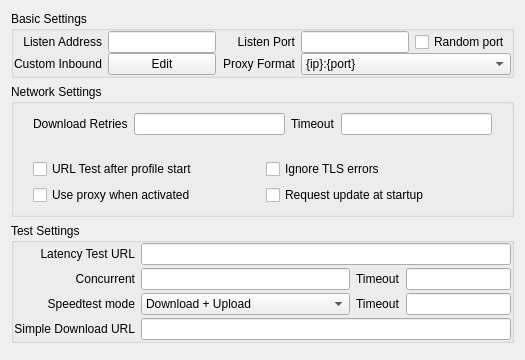
     <widget class="QWidget" name="tab_1">
      <attribute name="title">
       <string>Common</string>
      </attribute>
      <layout class="QVBoxLayout" name="verticalLayout_2">
       <item>
        <widget class="QGroupBox" name="groupBox_5">
         <property name="title">
          <string>Basic Settings</string>
         </property>
         <property name="flat">
          <bool>false</bool>
         </property>
         <layout class="QGridLayout" name="gridLayout_9">
          <property name="leftMargin">
           <number>0</number>
          </property>
          <property name="topMargin">
           <number>0</number>
          </property>
          <property name="rightMargin">
           <number>0</number>
          </property>
          <property name="bottomMargin">
           <number>0</number>
          </property>
          <property name="horizontalSpacing">
           <number>6</number>
          </property>
          <property name="verticalSpacing">
           <number>0</number>
          </property>
          <item row="1" column="4" colspan="2">
           <widget class="QComboBox" name="proxy_scheme">
            <item>
             <property name="text">
              <string notr="true">{ip}:{port}</string>
             </property>
            </item>
            <item>
             <property name="text">
              <string notr="true">http://{ip}:{port}</string>
             </property>
            </item>
            <item>
             <property name="text">
              <string notr="true">socks={ip}:{port}</string>
             </property>
            </item>
           </widget>
          </item>
          <item row="0" column="3">
           <widget class="QLabel" name="inbound_socks_port_l">
            <property name="toolTip">
             <string>&lt;html&gt;&lt;head/&gt;&lt;body&gt;&lt;p&gt;Socks
                                                                + HTTP Proxy&lt;/p&gt;&lt;/body&gt;&lt;/html&gt;
                                                            </string>
            </property>
            <property name="text">
             <string>Listen Port</string>
            </property>
            <property name="alignment">
             <set>Qt::AlignmentFlag::AlignRight|Qt::AlignmentFlag::AlignTrailing|Qt::AlignmentFlag::AlignVCenter</set>
            </property>
           </widget>
          </item>
          <item row="1" column="1" colspan="2">
           <widget class="QPushButton" name="custom_inbound_edit">
            <property name="text">
             <string>Edit</string>
            </property>
           </widget>
          </item>
          <item row="1" column="0">
           <widget class="QLabel" name="label_11">
            <property name="text">
             <string>Custom Inbound</string>
            </property>
            <property name="alignment">
             <set>Qt::AlignmentFlag::AlignRight|Qt::AlignmentFlag::AlignTrailing|Qt::AlignmentFlag::AlignVCenter</set>
            </property>
           </widget>
          </item>
          <item row="0" column="1" colspan="2">
           <widget class="QLineEdit" name="inbound_address"/>
          </item>
          <item row="0" column="5">
           <widget class="QCheckBox" name="random_inbound_port">
            <property name="toolTip">
             <string>&lt;html&gt;&lt;head/&gt;&lt;body&gt;&lt;p&gt;Selects a random available port on every run&lt;/p&gt;&lt;/body&gt;&lt;/html&gt;</string>
            </property>
            <property name="text">
             <string>Random port</string>
            </property>
           </widget>
          </item>
          <item row="1" column="3">
           <widget class="QLabel" name="proxy_scheme_l">
            <property name="text">
             <string>Proxy Format</string>
            </property>
            <property name="alignment">
             <set>Qt::AlignmentFlag::AlignRight|Qt::AlignmentFlag::AlignTrailing|Qt::AlignmentFlag::AlignVCenter</set>
            </property>
           </widget>
          </item>
          <item row="0" column="0">
           <widget class="QLabel" name="label">
            <property name="text">
             <string>Listen Address</string>
            </property>
            <property name="alignment">
             <set>Qt::AlignmentFlag::AlignRight|Qt::AlignmentFlag::AlignTrailing|Qt::AlignmentFlag::AlignVCenter</set>
            </property>
           </widget>
          </item>
          <item row="0" column="4">
           <widget class="QLineEdit" name="inbound_socks_port">
            <property name="sizePolicy">
             <sizepolicy hsizetype="Preferred" vsizetype="Fixed">
              <horstretch>0</horstretch>
              <verstretch>0</verstretch>
             </sizepolicy>
            </property>
           </widget>
          </item>
         </layout>
        </widget>
       </item>
       <item>
        <widget class="QGroupBox" name="groupBox_3">
         <property name="title">
          <string>Network Settings</string>
         </property>
         <property name="flat">
          <bool>false</bool>
         </property>
         <layout class="QGridLayout" name="gridLayout_13">
          <property name="leftMargin">
           <number>10</number>
          </property>
          <property name="topMargin">
           <number>0</number>
          </property>
          <property name="rightMargin">
           <number>10</number>
          </property>
          <property name="bottomMargin">
           <number>0</number>
          </property>
          <item row="0" column="0">
           <widget class="QWidget" name="widget_3" native="true">
            <property name="sizePolicy">
             <sizepolicy hsizetype="Preferred" vsizetype="Maximum">
              <horstretch>0</horstretch>
              <verstretch>0</verstretch>
             </sizepolicy>
            </property>
            <layout class="QHBoxLayout" name="horizontalLayout_14">
             <item>
              <widget class="QLabel" name="label_29">
               <property name="sizePolicy">
                <sizepolicy hsizetype="Maximum" vsizetype="Maximum">
                 <horstretch>0</horstretch>
                 <verstretch>0</verstretch>
                </sizepolicy>
               </property>
               <property name="text">
                <string>Download Retries</string>
               </property>
              </widget>
             </item>
             <item>
              <widget class="QLineEdit" name="download_retries">
               <property name="sizePolicy">
                <sizepolicy hsizetype="Minimum" vsizetype="Fixed">
                 <horstretch>0</horstretch>
                 <verstretch>0</verstretch>
                </sizepolicy>
               </property>
              </widget>
             </item>
             <item>
              <widget class="QLabel" name="label_30">
               <property name="sizePolicy">
                <sizepolicy hsizetype="Maximum" vsizetype="Maximum">
                 <horstretch>0</horstretch>
                 <verstretch>0</verstretch>
                </sizepolicy>
               </property>
               <property name="text">
                <string>Timeout</string>
               </property>
              </widget>
             </item>
             <item>
              <widget class="QLineEdit" name="download_timeout">
               <property name="sizePolicy">
                <sizepolicy hsizetype="Minimum" vsizetype="Fixed">
                 <horstretch>0</horstretch>
                 <verstretch>0</verstretch>
                </sizepolicy>
               </property>
              </widget>
             </item>
            </layout>
           </widget>
          </item>
          <item row="1" column="0">
           <widget class="QWidget" name="widget_4" native="true">
            <property name="sizePolicy">
             <sizepolicy hsizetype="Preferred" vsizetype="Minimum">
              <horstretch>0</horstretch>
              <verstretch>0</verstretch>
             </sizepolicy>
            </property>
            <layout class="QGridLayout" name="gridLayout_14">
             <item row="2" column="1">
              <widget class="QCheckBox" name="network_use_proxy">
               <property name="text">
                <string>Use proxy when activated</string>
               </property>
              </widget>
             </item>
             <item row="2" column="3">
              <widget class="QCheckBox" name="startup_update">
               <property name="text">
                <string>Request update at startup</string>
               </property>
              </widget>
             </item>
             <item row="0" column="3">
              <widget class="QCheckBox" name="net_insecure">
               <property name="text">
                <string>Ignore TLS errors</string>
               </property>
              </widget>
             </item>
             <item row="0" column="1">
              <widget class="QCheckBox" name="test_after_start">
               <property name="text">
                <string>URL Test after profile start</string>
               </property>
              </widget>
             </item>
            </layout>
           </widget>
          </item>
         </layout>
        </widget>
       </item>
       <item>
        <widget class="QGroupBox" name="groupBox1">
         <property name="title">
          <string>Test Settings</string>
         </property>
         <property name="flat">
          <bool>false</bool>
         </property>
         <layout class="QGridLayout" name="gridLayout_3" columnstretch="0,2,0,1">
          <property name="leftMargin">
           <number>0</number>
          </property>
          <property name="topMargin">
           <number>0</number>
          </property>
          <property name="rightMargin">
           <number>0</number>
          </property>
          <property name="bottomMargin">
           <number>0</number>
          </property>
          <property name="verticalSpacing">
           <number>3</number>
          </property>
          <item row="1" column="1">
           <widget class="QLineEdit" name="test_concurrent"/>
          </item>
          <item row="3" column="0">
           <widget class="QLabel" name="label_16">
            <property name="text">
             <string>Simple Download URL</string>
            </property>
            <property name="alignment">
             <set>Qt::AlignmentFlag::AlignRight|Qt::AlignmentFlag::AlignTrailing|Qt::AlignmentFlag::AlignVCenter</set>
            </property>
           </widget>
          </item>
          <item row="2" column="1">
           <widget class="QComboBox" name="speedtest_mode">
            <item>
             <property name="text">
              <string>Download + Upload</string>
             </property>
            </item>
            <item>
             <property name="text">
              <string>Only Download</string>
             </property>
            </item>
            <item>
             <property name="text">
              <string>Only Upload</string>
             </property>
            </item>
            <item>
             <property name="text">
              <string>Simple Download</string>
             </property>
            </item>
            <item>
             <property name="text">
              <string>Only Country</string>
             </property>
            </item>
           </widget>
          </item>
          <item row="0" column="0">
           <widget class="QLabel" name="label_13">
            <property name="layoutDirection">
             <enum>Qt::LayoutDirection::LeftToRight</enum>
            </property>
            <property name="text">
             <string>Latency Test URL</string>
            </property>
            <property name="alignment">
             <set>Qt::AlignmentFlag::AlignRight|Qt::AlignmentFlag::AlignTrailing|Qt::AlignmentFlag::AlignVCenter</set>
            </property>
           </widget>
          </item>
          <item row="2" column="0">
           <widget class="QLabel" name="label_12">
            <property name="text">
             <string>Speedtest mode</string>
            </property>
            <property name="alignment">
             <set>Qt::AlignmentFlag::AlignRight|Qt::AlignmentFlag::AlignTrailing|Qt::AlignmentFlag::AlignVCenter</set>
            </property>
           </widget>
          </item>
          <item row="1" column="0">
           <widget class="QLabel" name="label_14">
            <property name="text">
             <string>Concurrent</string>
            </property>
            <property name="alignment">
             <set>Qt::AlignmentFlag::AlignRight|Qt::AlignmentFlag::AlignTrailing|Qt::AlignmentFlag::AlignVCenter</set>
            </property>
           </widget>
          </item>
          <item row="2" column="2">
           <widget class="QLabel" name="label_19">
            <property name="toolTip">
             <string>&lt;html&gt;&lt;head/&gt;&lt;body&gt;&lt;p&gt;timeout in milliseconds&lt;br/&gt;applies to all tests individually&lt;/p&gt;&lt;/body&gt;&lt;/html&gt;</string>
            </property>
            <property name="text">
             <string>Timeout</string>
            </property>
           </widget>
          </item>
          <item row="1" column="3">
           <widget class="QLineEdit" name="url_test_timeout_ms"/>
          </item>
          <item row="1" column="2">
           <widget class="QLabel" name="label_22">
            <property name="toolTip">
             <string>&lt;html&gt;&lt;head/&gt;&lt;body&gt;&lt;p&gt;Timeout for URLtest in ms&lt;br/&gt;Note that muxed connections take a much longer time for their initial request, and setting this value too low will cause the test to falsely report that the config is not working&lt;/p&gt;&lt;/body&gt;&lt;/html&gt;</string>
            </property>
            <property name="text">
             <string>Timeout</string>
            </property>
           </widget>
          </item>
          <item row="2" column="3">
           <widget class="QLineEdit" name="speed_test_timeout_ms"/>
          </item>
          <item row="0" column="1" colspan="3">
           <widget class="QLineEdit" name="test_latency_url"/>
          </item>
          <item row="3" column="1" colspan="3">
           <widget class="QLineEdit" name="simple_dl_url"/>
          </item>
         </layout>
        </widget>
       </item>
       <item>
        <widget class="QWidget" name="horizontalWidget_1" native="true">
         <property name="sizePolicy">
          <sizepolicy hsizetype="Preferred" vsizetype="Maximum">
           <horstretch>0</horstretch>
           <verstretch>0</verstretch>
          </sizepolicy>
         </property>
         <layout class="QHBoxLayout" name="horizontalLayout_2">
          <property name="leftMargin">
           <number>0</number>
          </property>
          <property name="topMargin">
           <number>0</number>
          </property>
          <property name="rightMargin">
           <number>0</number>
          </property>
          <property name="bottomMargin">
           <number>0</number>
          </property>
         </layout>
        </widget>
       </item>
      </layout>
     </widget>
